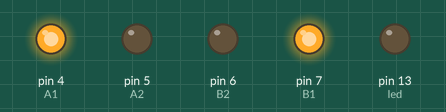
Bench run of a sketch on a simulated Arduino Uno, built with avr-gcc and run on an emulated ATmega328P. On the bench: output pins drawn as LEDs (lit = HIGH).

Above: at 0.1 s.
At 2.3 s:
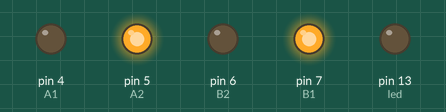
At 5.1 s:
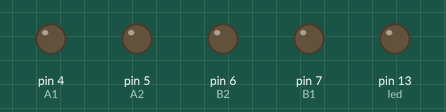
Timing chart, 0 to 6.6 s (numbered marks = the images above):
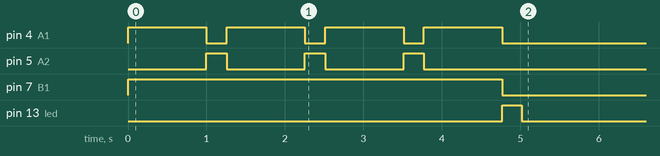

The sketch:

The_Hard_Way.ino
```cpp
/*
  Names: Austin Gnecco, Danny Maas, Jessica Pearson, Saket Shanmugam
  Program: Project 1b, The Hard Way
  Description: Make the robot drive in a square, stop, and flash the built-in LED. Code must
  be placed inside the setup() fuction, use constants, and only the pinMode(); digitalWrite();
  analogWrite(); and delay(); commands. No new functions or loops.
*/

// Right motor
const int A1 = 4;
const int A2 = 5;
// Left Motor
const int B1 = 7;
const int B2 = 6;
// Forward: A/B1 255 (or just high), A/B2 0 (or just low)
const int led = 13;
const int full_speed = 255;
const int forward_time = 1000;
const int turn_time = 255;
const int flash_interval = 250;


void setup()
{
  // Declare pin modes
  pinMode(A1, OUTPUT);
  pinMode(A2, OUTPUT);
  pinMode(B1, OUTPUT);
  pinMode(B2, OUTPUT);
  pinMode(led, OUTPUT);

  // Forward
  analogWrite(A1, full_speed);
  digitalWrite(A2, LOW);
  analogWrite(B1, full_speed);
  digitalWrite(B2, LOW);
  delay(forward_time);

  // Turn 90 degrees
  analogWrite(A2, full_speed);
  digitalWrite(A1, LOW);
  analogWrite(B1, full_speed);
  digitalWrite(B2, LOW);
  delay(turn_time);

  // Forward
  analogWrite(A1, full_speed);
  digitalWrite(A2, LOW);
  analogWrite(B1, full_speed);
  digitalWrite(B2, LOW);
  delay(forward_time);

  // Turn 90 degrees
  analogWrite(A2, full_speed);
  digitalWrite(A1, LOW);
  analogWrite(B1, full_speed);
  digitalWrite(B2, LOW);
  delay(turn_time);

  // Forward
  analogWrite(A1, full_speed);
  digitalWrite(A2, LOW);
  analogWrite(B1, full_speed);
  digitalWrite(B2, LOW);
  delay(forward_time);

  // Turn 90 degrees
  analogWrite(A2, full_speed);
  digitalWrite(A1, LOW);
  analogWrite(B1, full_speed);
  digitalWrite(B2, LOW);
  delay(turn_time);

  // Forward
  analogWrite(A1, full_speed);
  digitalWrite(A2, LOW);
  analogWrite(B1, full_speed);
  digitalWrite(B2, LOW);
  delay(forward_time);

  // Stop
  digitalWrite(A1, LOW);
  digitalWrite(A2, LOW);
  digitalWrite(B1, LOW);
  digitalWrite(B2, LOW);

  // Flash
  digitalWrite(led, HIGH);
  delay(flash_interval);
  digitalWrite(led, LOW);

  // End
}

void loop()
{
  //Not allowed to use :(
}
```
